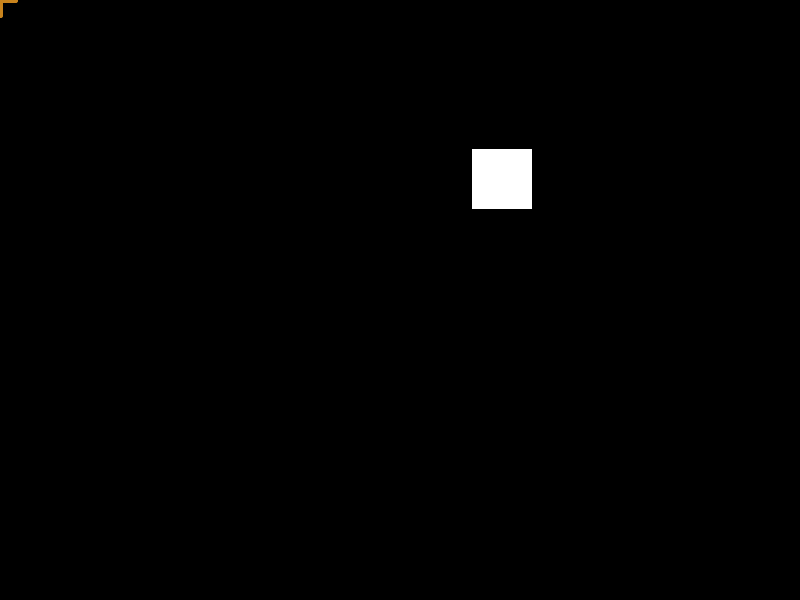
Frame 1 (no input)
Frame 60 (the mouse pressed at the canvas centre just before this capture): identical to frame 1, image omitted
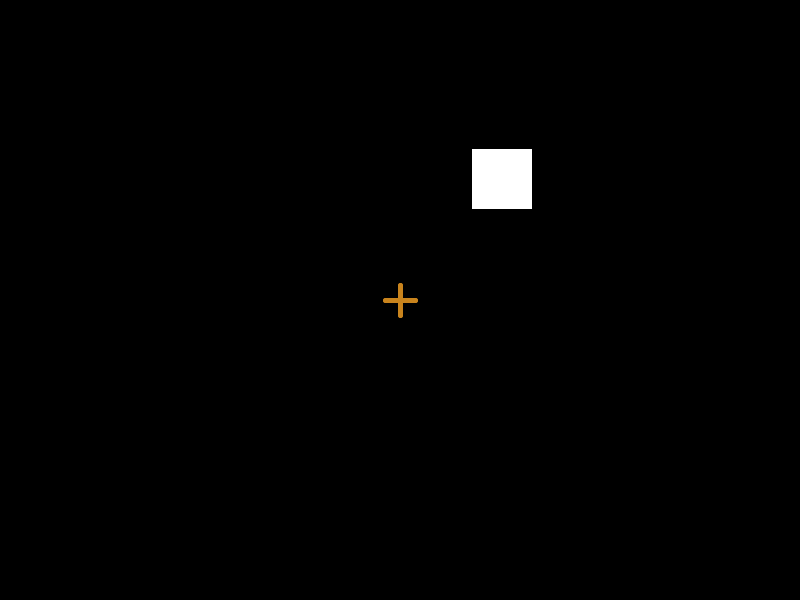
Frame 120 (the mouse held since frame 60 and released just before this capture)

The Processing sketch that drew these frames (run headless with seeded random() and noise(); from frame 60 on, the mouse is pressed at the canvas centre):

// Processing sketch: processing_93327
// ── processing_93327.pde

ArrayList plist = new ArrayList();
ArrayList rocklist = new ArrayList();

int MAX = 50;

void setup(){
  size(800,600);
  background(50);
}

void draw(){
  background(0);


  
  if (rocklist.size() == 0){    
    rocklist.add(new Rock((int) random(700)+50,(int) random(500)+50));
  }

     drawReticle();
  if(mousePressed && mouseButton == RIGHT) {
    background(50);
    boolean clearall = true;
    while(plist.size() > 0) {
      for(int i = 0; i < plist.size(); i++) {
        plist.remove(i);
      }
    }
  }
 
  for(int i = 0; i < plist.size(); i++) {
    Particle p = (Particle) plist.get(i);
    //makes p a particle equivalent to ith particle in ArrayList
    p.run();
    p.update();
    drawReticle();
    p.gravity();

  }
  
    for(int i = 0; i < rocklist.size(); i++) {
    Rock r = (Rock) rocklist.get(i);
    r.drawRock();
    drawReticle();

  }
  

}

void mousePressed() {
  
 if ((mouseX > ((Rock) rocklist.get(0)).getX()-30 && mouseX < ((Rock) rocklist.get(0)).getX()+30) 
 && (mouseY < ((Rock)rocklist.get(0)).getY()+30 && mouseY > ((Rock)rocklist.get(0)).getY()-30)){
  
  for (int i = 0; i < MAX; i ++) {
    plist.add(new Particle(mouseX,mouseY)); // fill ArrayList with particles
 
    if(plist.size() > 5*MAX) {
      plist.remove(0);
    }
    
 
  }
  if(rocklist.size() > 0) {

          rocklist.remove(0);
    }
 }
}
  


void drawRock(int x, int y){
  stroke(231,188,23);
//  rotate((int)(random(360)));
  beginShape();
  vertex(x-30,y);
  vertex(x-23,y+32);
  vertex(x+20,y+24);
  vertex(x+34,y);
  vertex(x-13,y-35);
  endShape();
}


void drawReticle(){
  strokeWeight(5);
  stroke(201,132,29);
  line(mouseX,mouseY-15,mouseX,mouseY+15);
  line(mouseX-15,mouseY,mouseX+15,mouseY);
}

void drawExplosion(){

}

  
class Rock {

  public int posx;
  public int posy;
  
  Rock(int x, int y){
    posx = x;
    posy = y;
  
  }
  
  int getX(){
    return posx;
  }
  
  int getY(){
    return posy;
  }
  
  void drawRock() {
    noStroke();
//  rotate((int)(random(360)));
  beginShape();
  vertex(posx-30,posy-30);
  vertex(posx-30,posy+30);
  vertex(posx+30,posy+30);
  vertex(posx+30,posy-30);
  endShape();
  
  }
}  
  
class Particle {
  float r = 5; //2
  PVector pos,speed,grav;
  ArrayList tail;
  float splash = 5; //5
  int margin = 8; //2
  int taillength = 15; //25
 
  Particle(float tempx, float tempy) {
    float startx = tempx + random(-splash,splash);
    float starty = tempy + random(-splash,splash);
    startx = constrain(startx,0,width);
    starty = constrain(starty,0,height);
    float xspeed = random(-3,3);
    float yspeed = random(-3,3);
 
    pos = new PVector(startx,starty);
    speed = new PVector(xspeed,yspeed);
    grav = new PVector(0,0.02);
     
    tail = new ArrayList();
  }
 
  void run() {
    pos.add(speed);
 
    tail.add(new PVector(pos.x,pos.y,0));
    if(tail.size() > taillength) {
      tail.remove(0);
    }
 
    float damping = random(-0.5,-0.6);
    if(pos.x > width - margin || pos.x < margin) {
      speed.x *= damping;
    }
    if(pos.y > height -margin) {
      speed.y *= damping;
    }
  }
 
  void gravity() {
    speed.add(grav);
  }
 
  void update() {
    for (int i = 0; i < tail.size(); i++) {
      PVector tempv = (PVector)tail.get(i);
      noStroke();
      fill(6*i + 50);
      ellipse(tempv.x,tempv.y,r,r);

    }
  }
}
